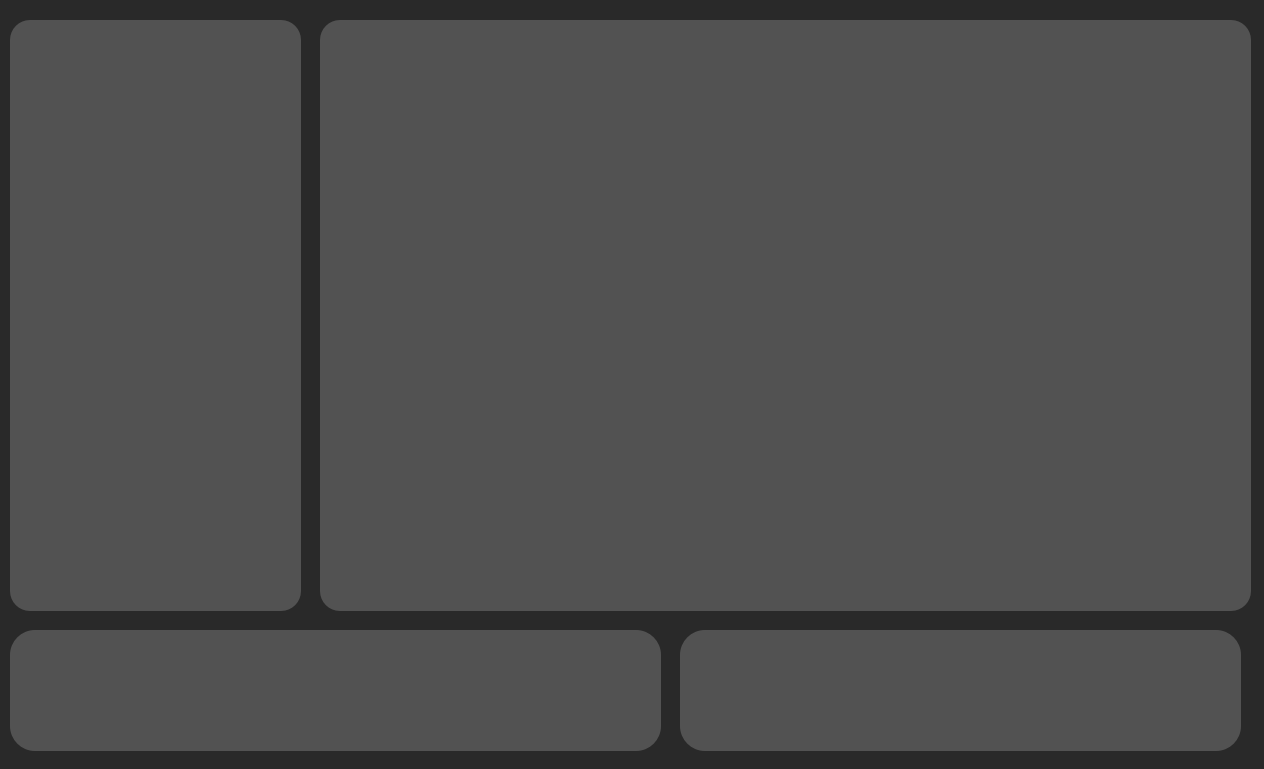
<?xml version="1.0" encoding="UTF-8"?>
<ui version="4.0">
 <class>ConnectWave</class>
 <widget class="QWidget" name="ConnectWave">
  <property name="geometry">
   <rect>
    <x>0</x>
    <y>0</y>
    <width>1264</width>
    <height>769</height>
   </rect>
  </property>
  <property name="windowTitle">
   <string>Form</string>
  </property>
  <property name="styleSheet">
   <string notr="true">background-color: rgb(41, 41, 41);</string>
  </property>
  <widget class="QWidget" name="Channels_selector" native="true">
   <property name="geometry">
    <rect>
     <x>10</x>
     <y>20</y>
     <width>291</width>
     <height>591</height>
    </rect>
   </property>
   <property name="styleSheet">
    <string notr="true">background-color: rgb(82, 82, 82);
border-radius: 20px;</string>
   </property>
  </widget>
  <widget class="QWidget" name="Channels_info" native="true">
   <property name="geometry">
    <rect>
     <x>320</x>
     <y>20</y>
     <width>931</width>
     <height>591</height>
    </rect>
   </property>
   <property name="styleSheet">
    <string notr="true">background-color: rgb(82, 82, 82);
border-radius: 20px;</string>
   </property>
  </widget>
  <widget class="QWidget" name="Join_Meeting" native="true">
   <property name="geometry">
    <rect>
     <x>10</x>
     <y>630</y>
     <width>651</width>
     <height>121</height>
    </rect>
   </property>
   <property name="styleSheet">
    <string notr="true">background-color: rgb(82, 82, 82);
border-radius: 25px;</string>
   </property>
  </widget>
  <widget class="QWidget" name="Docs" native="true">
   <property name="geometry">
    <rect>
     <x>680</x>
     <y>630</y>
     <width>561</width>
     <height>121</height>
    </rect>
   </property>
   <property name="styleSheet">
    <string notr="true">background-color: rgb(82, 82, 82);
border-radius: 25px;</string>
   </property>
  </widget>
 </widget>
 <resources/>
 <connections/>
</ui>
